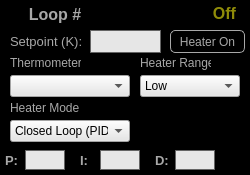
<?xml version="1.0" encoding="UTF-8"?>
<ui version="4.0">
 <class>Form</class>
 <widget class="QWidget" name="Form">
  <property name="geometry">
   <rect>
    <x>0</x>
    <y>0</y>
    <width>250</width>
    <height>175</height>
   </rect>
  </property>
  <property name="windowTitle">
   <string>Form</string>
  </property>
  <property name="styleSheet">
   <string notr="true">QWidget{
background-color: rgb(0, 0, 0);
}

QCheckBox{
color:rgb(168,168,168);
font-size:12pt;
}

QLabel{
color:rgb(168,168,168)
}

QLineEdit{
border: 1px solid rgb(100,100,100);
background-color:rgb(230,230,230);
}

QTextEdit{
border: 1px solid black;
background-color: black;
color:rgb(168,168,168);
}

QRadioButton{
color:rgb(168,168,168)
}

QLCDNumber{
border: 2px solid rgb(230,230,230);
}

QPushButton{
color: rgb(168,168,168);
background-color:rgb(0,0,0);
border: 1px solid rgb(168,168,168);
border-radius: 5px
}

QComboBox{
background-color:rgb(230,230,230);
}

QAbstractItemView {
background-color:rgb(230,230,230);
}</string>
  </property>
  <widget class="QLabel" name="label_title">
   <property name="geometry">
    <rect>
     <x>5</x>
     <y>3</y>
     <width>100</width>
     <height>22</height>
    </rect>
   </property>
   <property name="font">
    <font>
     <pointsize>12</pointsize>
     <weight>75</weight>
     <bold>true</bold>
    </font>
   </property>
   <property name="text">
    <string>Loop #</string>
   </property>
   <property name="alignment">
    <set>Qt::AlignCenter</set>
   </property>
  </widget>
  <widget class="QLabel" name="label_setpoint">
   <property name="geometry">
    <rect>
     <x>10</x>
     <y>30</y>
     <width>77</width>
     <height>23</height>
    </rect>
   </property>
   <property name="sizePolicy">
    <sizepolicy hsizetype="Fixed" vsizetype="Preferred">
     <horstretch>0</horstretch>
     <verstretch>0</verstretch>
    </sizepolicy>
   </property>
   <property name="font">
    <font>
     <pointsize>10</pointsize>
    </font>
   </property>
   <property name="text">
    <string>Setpoint (K): </string>
   </property>
  </widget>
  <widget class="QLineEdit" name="lineEdit_setpoint">
   <property name="geometry">
    <rect>
     <x>90</x>
     <y>30</y>
     <width>71</width>
     <height>23</height>
    </rect>
   </property>
   <property name="sizePolicy">
    <sizepolicy hsizetype="Fixed" vsizetype="Fixed">
     <horstretch>0</horstretch>
     <verstretch>0</verstretch>
    </sizepolicy>
   </property>
  </widget>
  <widget class="QPushButton" name="push_heater">
   <property name="geometry">
    <rect>
     <x>170</x>
     <y>30</y>
     <width>75</width>
     <height>23</height>
    </rect>
   </property>
   <property name="sizePolicy">
    <sizepolicy hsizetype="Fixed" vsizetype="Fixed">
     <horstretch>0</horstretch>
     <verstretch>0</verstretch>
    </sizepolicy>
   </property>
   <property name="minimumSize">
    <size>
     <width>75</width>
     <height>23</height>
    </size>
   </property>
   <property name="maximumSize">
    <size>
     <width>75</width>
     <height>23</height>
    </size>
   </property>
   <property name="text">
    <string>Heater On</string>
   </property>
  </widget>
  <widget class="QLabel" name="label_9">
   <property name="geometry">
    <rect>
     <x>10</x>
     <y>55</y>
     <width>71</width>
     <height>16</height>
    </rect>
   </property>
   <property name="text">
    <string>Thermometer</string>
   </property>
  </widget>
  <widget class="QLabel" name="label_10">
   <property name="geometry">
    <rect>
     <x>140</x>
     <y>55</y>
     <width>71</width>
     <height>16</height>
    </rect>
   </property>
   <property name="text">
    <string>Heater Range</string>
   </property>
  </widget>
  <widget class="QComboBox" name="thermo_comboBox">
   <property name="geometry">
    <rect>
     <x>10</x>
     <y>75</y>
     <width>120</width>
     <height>22</height>
    </rect>
   </property>
  </widget>
  <widget class="QComboBox" name="range_combo">
   <property name="geometry">
    <rect>
     <x>140</x>
     <y>75</y>
     <width>100</width>
     <height>22</height>
    </rect>
   </property>
   <item>
    <property name="text">
     <string>Low</string>
    </property>
   </item>
   <item>
    <property name="text">
     <string>Medium</string>
    </property>
   </item>
   <item>
    <property name="text">
     <string>High</string>
    </property>
   </item>
  </widget>
  <widget class="QComboBox" name="comboBox_heaterMode">
   <property name="geometry">
    <rect>
     <x>10</x>
     <y>120</y>
     <width>120</width>
     <height>22</height>
    </rect>
   </property>
   <property name="styleSheet">
    <string notr="true">#comboBox_potInput{
padding-left: 23px
}</string>
   </property>
   <property name="currentIndex">
    <number>0</number>
   </property>
   <item>
    <property name="text">
     <string>Closed Loop (PID)</string>
    </property>
   </item>
   <item>
    <property name="text">
     <string>Open Loop (Manual)</string>
    </property>
   </item>
  </widget>
  <widget class="QLabel" name="label_14">
   <property name="geometry">
    <rect>
     <x>10</x>
     <y>100</y>
     <width>71</width>
     <height>16</height>
    </rect>
   </property>
   <property name="text">
    <string>Heater Mode</string>
   </property>
  </widget>
  <widget class="QLabel" name="label_15">
   <property name="geometry">
    <rect>
     <x>5</x>
     <y>150</y>
     <width>20</width>
     <height>20</height>
    </rect>
   </property>
   <property name="font">
    <font>
     <pointsize>10</pointsize>
     <weight>75</weight>
     <bold>true</bold>
    </font>
   </property>
   <property name="text">
    <string>P:</string>
   </property>
  </widget>
  <widget class="QLabel" name="status_label">
   <property name="geometry">
    <rect>
     <x>166</x>
     <y>3</y>
     <width>70</width>
     <height>20</height>
    </rect>
   </property>
   <property name="font">
    <font>
     <pointsize>12</pointsize>
     <weight>75</weight>
     <bold>true</bold>
    </font>
   </property>
   <property name="styleSheet">
    <string notr="true">#status_label{
color: rgb(144, 140, 9);
}</string>
   </property>
   <property name="text">
    <string>Off</string>
   </property>
   <property name="alignment">
    <set>Qt::AlignRight|Qt::AlignTrailing|Qt::AlignVCenter</set>
   </property>
  </widget>
  <widget class="QLineEdit" name="lineEdit_P">
   <property name="geometry">
    <rect>
     <x>25</x>
     <y>150</y>
     <width>40</width>
     <height>20</height>
    </rect>
   </property>
  </widget>
  <widget class="QLabel" name="label_16">
   <property name="geometry">
    <rect>
     <x>80</x>
     <y>150</y>
     <width>20</width>
     <height>20</height>
    </rect>
   </property>
   <property name="font">
    <font>
     <pointsize>10</pointsize>
     <weight>75</weight>
     <bold>true</bold>
    </font>
   </property>
   <property name="text">
    <string>I:</string>
   </property>
  </widget>
  <widget class="QLineEdit" name="lineEdit_I">
   <property name="geometry">
    <rect>
     <x>100</x>
     <y>150</y>
     <width>40</width>
     <height>20</height>
    </rect>
   </property>
  </widget>
  <widget class="QLabel" name="label_17">
   <property name="geometry">
    <rect>
     <x>155</x>
     <y>150</y>
     <width>20</width>
     <height>20</height>
    </rect>
   </property>
   <property name="font">
    <font>
     <pointsize>10</pointsize>
     <weight>75</weight>
     <bold>true</bold>
    </font>
   </property>
   <property name="text">
    <string>D:</string>
   </property>
  </widget>
  <widget class="QLineEdit" name="lineEdit_D">
   <property name="geometry">
    <rect>
     <x>175</x>
     <y>150</y>
     <width>40</width>
     <height>20</height>
    </rect>
   </property>
  </widget>
 </widget>
 <resources/>
 <connections/>
</ui>
